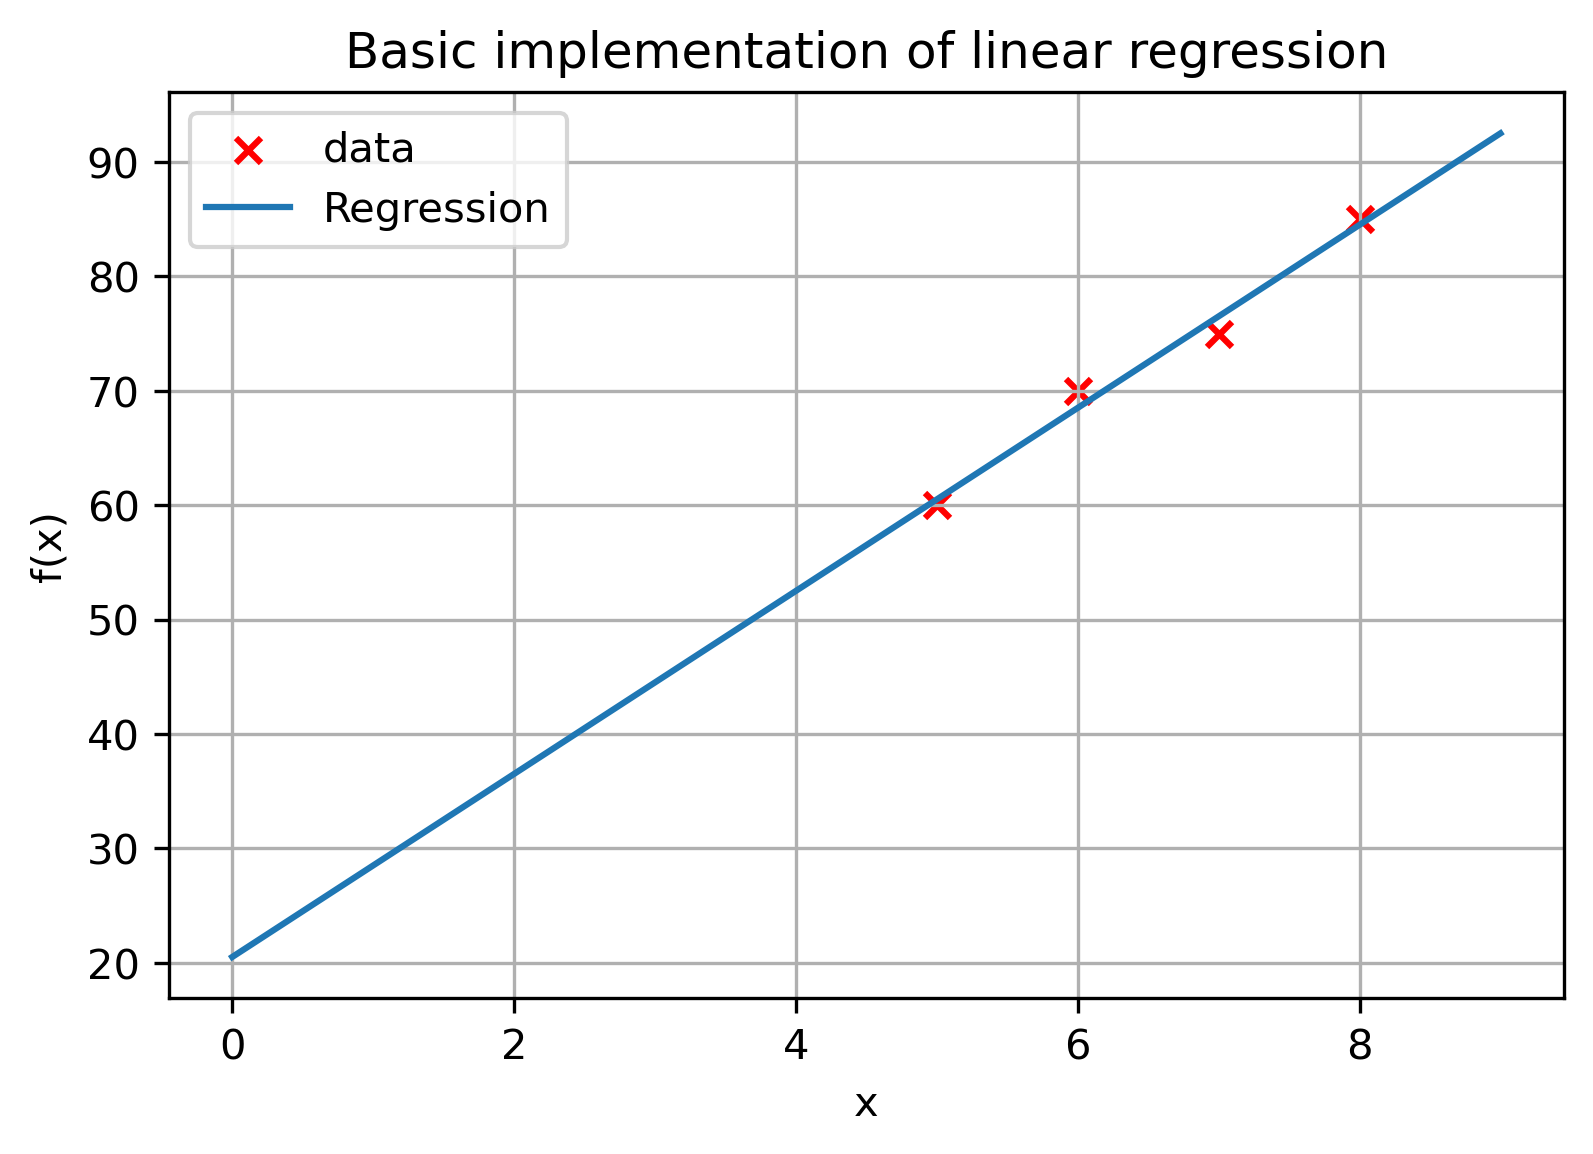

Source code (Python):
# -*- coding: utf-8 -*-
"""
Created on Wed Sep  6 07:53:47 2023

Basic Regression Example

@author: Nicolas Martinez
"""

from sklearn.linear_model import LinearRegression
import numpy as np
import matplotlib.pyplot as plt

#datos de entrada: [2D ARRAY]
X = np.array([[5],[6],[7],[8]])

#datos de salida: [1D ARRAY]
Y = np.array([60, 70, 75, 85])

#setear el tipo de modelo
model = LinearRegression()
#entrenar el modelo
model.fit(X,Y)


plt.figure(dpi=300)
plt.scatter(X,Y, label='data', marker='x', color='red')
plt.plot([x for x in range(10)], [model.predict([[x]])[0] for x in range(10)], label='Regression')
plt.ylabel('f(x)')
plt.xlabel('x')
plt.title('Basic implementation of linear regression')
plt.legend()
plt.grid()
plt.show()
